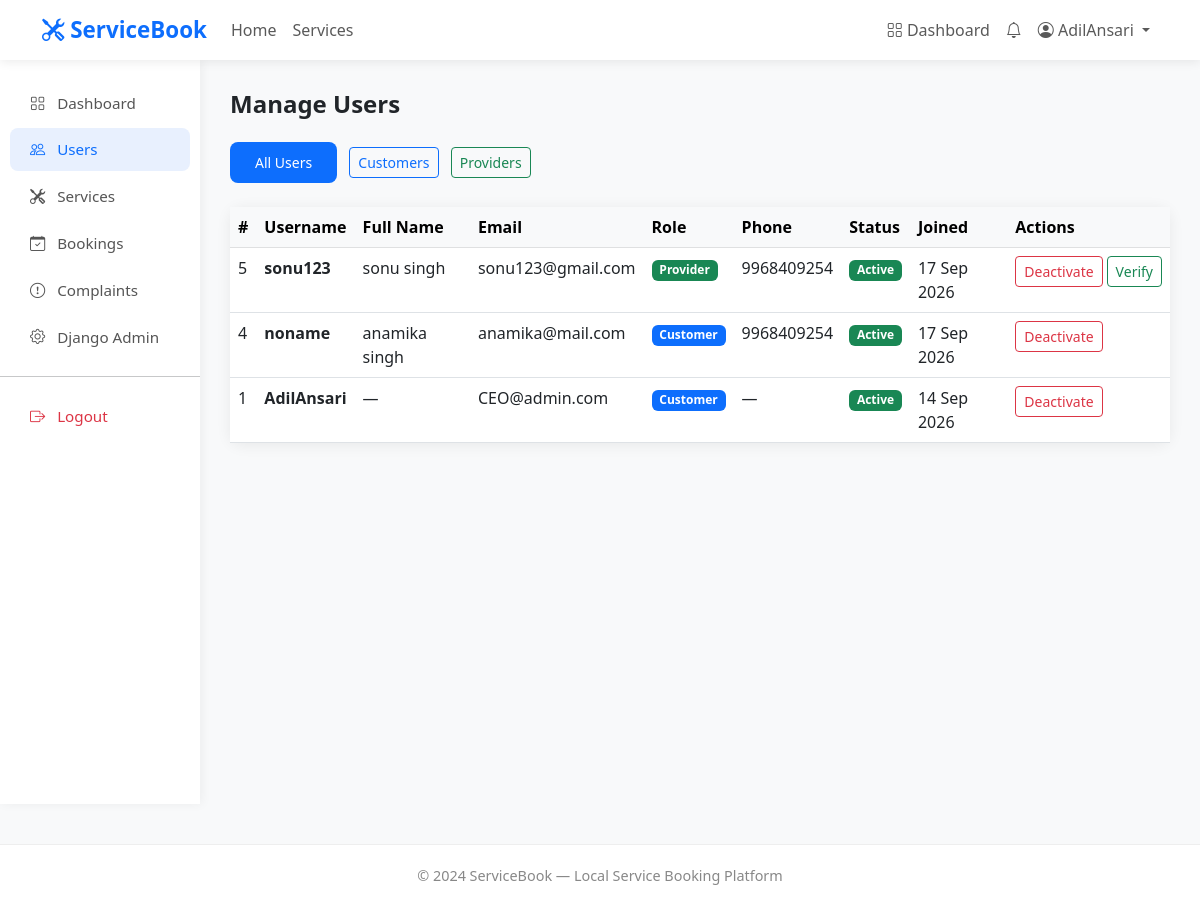
/accounts/accounts/admin/users/ (signed in), run on an earlier commit of the app's database.
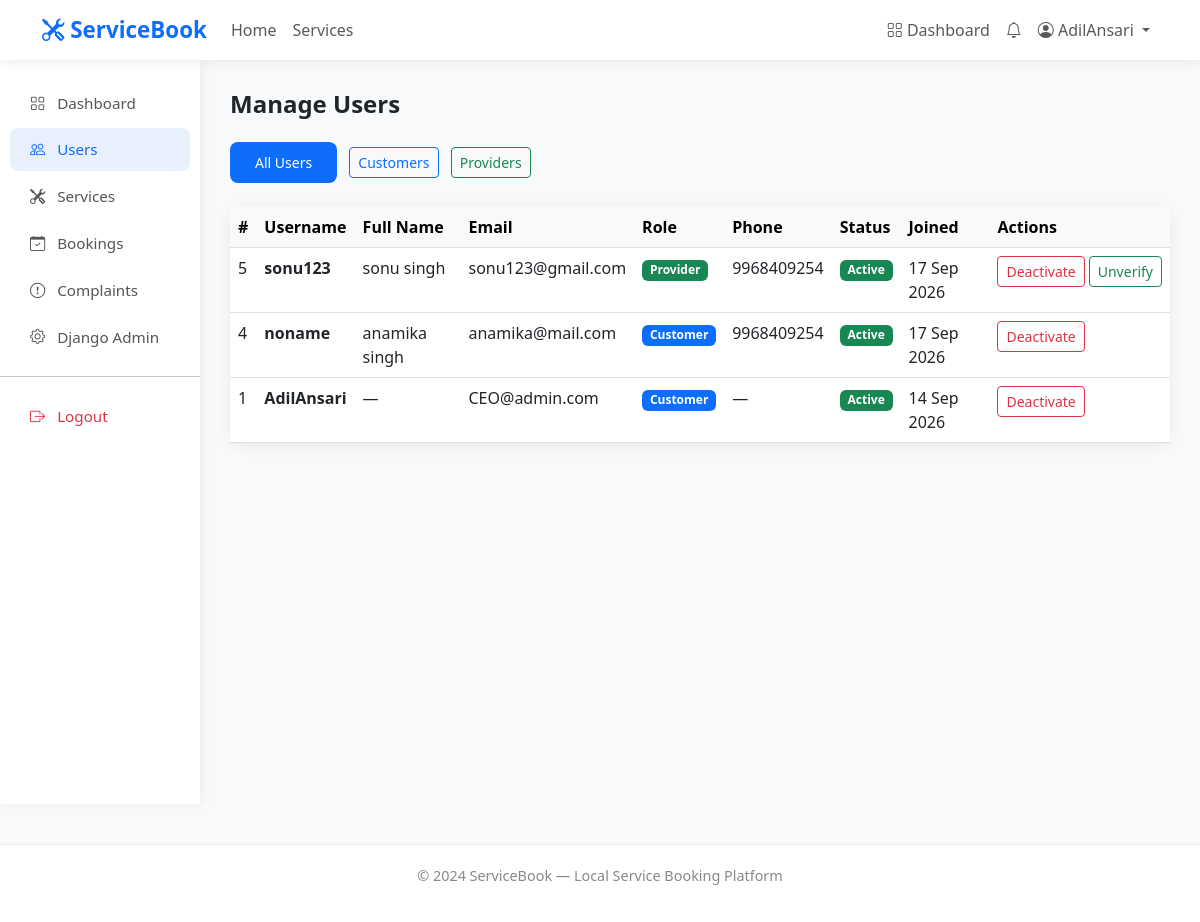
And on a later commit of the database.
### accounts/models.py (models this page shows, shortened)
class User(AbstractUser):
    ROLE_CUSTOMER = 'customer'
    ROLE_PROVIDER = 'provider'
    ROLE_ADMIN = 'admin'
    ROLE_CHOICES = [
        (ROLE_CUSTOMER, 'Customer'),
        (ROLE_PROVIDER, 'Service Provider'),
        (ROLE_ADMIN, 'Administrator'),
    ]
    role = models.CharField(
        max_length=20,
        choices=ROLE_CHOICES,
        default=ROLE_CUSTOMER,
    )
    phone = models.CharField(max_length=15, blank=True)
    email = models.EmailField(unique=True)
    def is_admin_user(self):
        return self.role == self.ROLE_ADMIN

### accounts/views.py (the view)
# urls.py: path('accounts/admin/users/', views.admin_users, name='admin_users'),
@login_required(login_url='/accounts/login/')
def admin_users(request):
    if not (request.user.is_admin_user() or request.user.is_staff):
        messages.error(request, 'Access denied.')
        return redirect('dashboard')
    role_filter = request.GET.get('role', '')
    users = User.objects.all().order_by('-date_joined')
    if role_filter:
        users = users.filter(role=role_filter)
    context = {
        'users': users,
        'role_filter': role_filter,
    }
    return render(request, 'accounts/admin_users.html', context)

### notifications/context_processors.py (called while the page is built)
def notification_count(request):
    if request.user.is_authenticated:
        count = request.user.notifications.filter(
            is_read=False
        ).count()
        return {'unread_notifications': count}
    return {'unread_notifications': 0}

### templates/accounts/admin_users.html (shortened to what the changed rows need)
{% extends 'base.html' %}
{% block content %}
<div class="container-fluid">
    <div class="row">
        <div class="col-md-10 main-content">
            <div class="card">
                <div class="table-responsive">
                    <table class="table table-hover mb-0">
                        <thead class="table-light">
                            <tr>
                                <th>#</th>
                                <th>Username</th>
                                <th>Full Name</th>
                                <th>Email</th>
                                <th>Role</th>
                                <th>Phone</th>
                                <th>Status</th>
                                <th>Joined</th>
                                <th>Actions</th>
                            </tr>
                        </thead>
                        <tbody>
                            {% for u in users %}
                                <tr>
                                    <td>{{ u.id }}</td>
                                    <td>
                                        <strong>{{ u.username }}</strong>
                                    </td>
                                    <td>
                                        {{ u.get_full_name|default:'—' }}
                                    </td>
                                    <td>{{ u.email }}</td>
                                    <td>
                                        {% if u.role == 'customer' %}
                                            <span class="badge bg-primary">
                                                Customer
                                            </span>
                                        {% elif u.role == 'provider' %}
                                            <span class="badge bg-success">
                                                Provider
                                            </span>
                                        {% else %}
                                            <span class="badge bg-dark">
                                                Admin
                                            </span>
                                        {% endif %}
                                    </td>
                                    <td>{{ u.phone|default:'—' }}</td>
                                    <td>
                                        {% if u.is_active %}
                                            <span class="badge bg-success">
                                                Active
                                            </span>
                                        {% else %}
                                            <span class="badge bg-danger">
                                                Inactive
                                            </span>
                                        {% endif %}
                                    </td>
                                    <td>
                                        {{ u.date_joined|date:"d M Y" }}
                                    </td>
                                    <td>
                                        <div class="d-flex gap-1">
                                            <a href="{% url 'admin_toggle_user' u.pk %}"
                                               class="btn btn-sm
                                               {% if u.is_active %}btn-outline-danger{% else %}btn-outline-success{% endif %}">
                                                {% if u.is_active %}
                                                    Deactivate
                                                {% else %}
                                                    Activate
                                                {% endif %}
                                            </a>
                                            {% if u.role == 'provider' %}
                                                {% if u.provider_profile %}
                                                    <a href="{% url 'admin_verify_provider' u.provider_profile.pk %}"
                                                       class="btn btn-sm btn-outline-success">
                                                        {% if u.provider_profile.is_verified %}
                                                            Unverify
                                                        {% else %}
                                                            Verify
                                                        {% endif %}
                                                    </a>
                                                {% endif %}
                                            {% endif %}
                                        </div>
                                    </td>
                                </tr>
                            {% endfor %}
                        </tbody>
                    </table>
                </div>
            </div>
        </div>
    </div>
</div>
{% endblock %}

What changed in the data, as far as the page shows it:
changed User "sonu123": text "Verify" → "Unverify"
